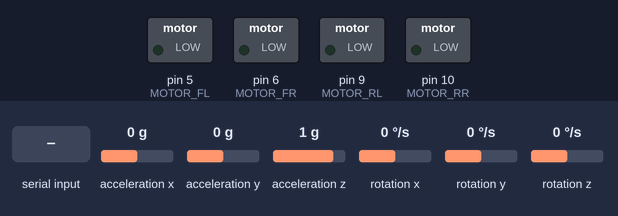
The sketch below on a simulated Arduino Uno, built with avr-gcc and run on an emulated ATmega328P. On the bench: switched loads named in the sketch (green lamp = pin HIGH). Wiring (inferred from the names in the program): MPU-6050 motion sensor at I2C address 0x68. Inputs (shaded band) come from the test bench; at power-on: acceleration x 0 g, acceleration y 0 g, acceleration z 1 g, rotation x 0 °/s, rotation y 0 °/s, rotation z 0 °/s. What the sketch prints to the serial monitor is not drawn.

Above: at 1.3 s.
1.4 s: acceleration x set to 0.8 g
4.4 s: "F" received over the second serial link
At 7.2 s:
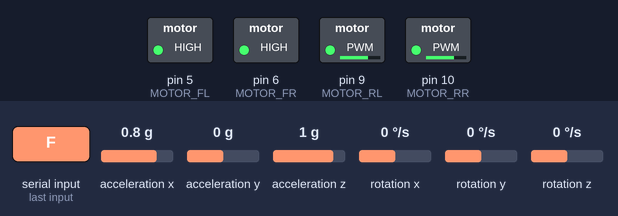
7.4 s: acceleration y set to -1.4 g
At 9.8 s:
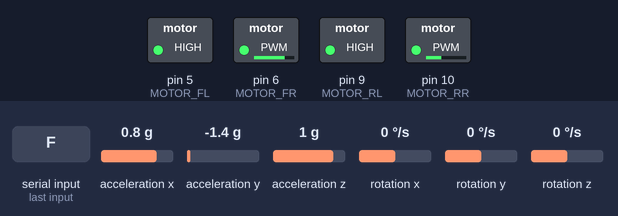
10.4 s: acceleration z set to 0.8 g
At 10.76 s:
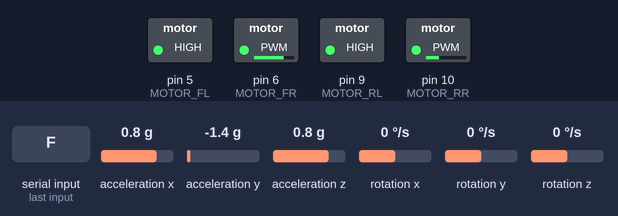
12.4 s: "R" received over the second serial link
At 12.9 s:
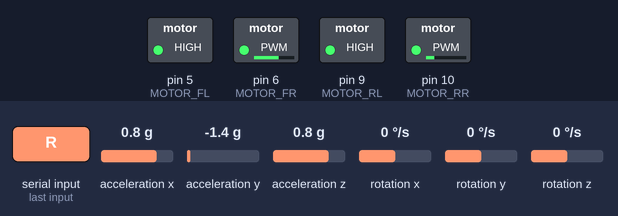
14.0 s: rotation x set to -192 °/s
At 15.8 s:
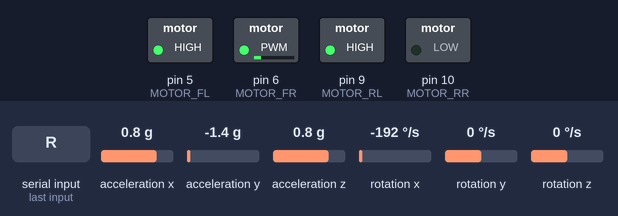
Timing chart, 0 to 17.3 s (numbered marks = the images above; inputs shaded):
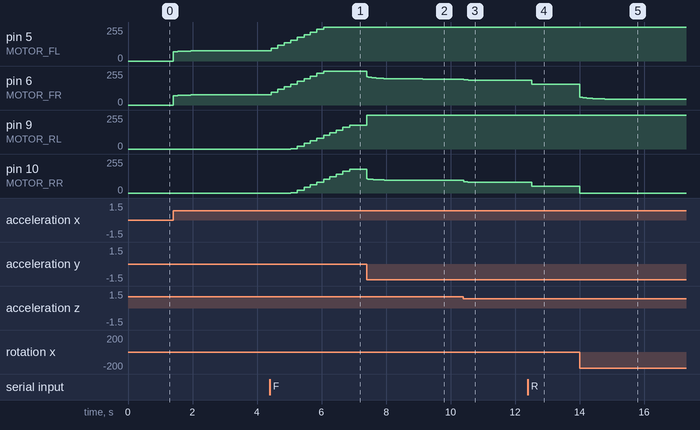

Measured:
- after the input at 4.4 s, pin 5 (MOTOR_FL), pin 6 (MOTOR_FR): moves from 77/255 to 255/255 over 1.6 s, starting at once; pin 9 (MOTOR_RL), pin 10 (MOTOR_RR): moves from 0/255 to 177/255 over 1.8 s, starting after 0.65 s
- after the input at 7.4 s, pin 6 (MOTOR_FR): moves from 255/255 to 195/255 over 1.7 s, starting at once; pin 9 (MOTOR_RL): 177/255 → 255/255 at once
- after the input at 10.4 s, pin 6 (MOTOR_FR): 195/255 → 188/255 at once, → 187/255 0.14 s later; pin 10 (MOTOR_RR): 96/255 → 83/255 at once, → 82/255 0.13 s later, → 81/255 0.45 s later
- after the input at 12.4 s, pin 6 (MOTOR_FR): 187/255 → 157/255 after 0.12 s; pin 10 (MOTOR_RR): 81/255 → 51/255 after 0.12 s
- after the input at 14.0 s, pin 6 (MOTOR_FR): moves from 157/255 to 44/255 over 1.3 s, starting at once; pin 10 (MOTOR_RR): 51/255 → 0/255 at once

The sketch:

flight_controller_bluetooth.ino
```cpp
#include <Wire.h>
#include <SoftwareSerial.h>

#define MPU6050_ADDR 0x68
#define PWR_MGMT_1   0x6B
#define ACCEL_CONFIG 0x1C
#define GYRO_CONFIG  0x1B
#define ACCEL_XOUT_H 0x3B

const int MOTOR_FL = 5;
const int MOTOR_FR = 6;
const int MOTOR_RL = 9;
const int MOTOR_RR = 10;

SoftwareSerial bt(2, 3);   // RX, TX

int16_t accX, accY, accZ;
int16_t gyroX, gyroY, gyroZ;

float accelRoll, accelPitch;
float gyroRoll, gyroPitch;
float roll = 0, pitch = 0;

float rollKp = 2.0,  rollKi = 0.0,  rollKd = 0.5;
float pitchKp = 2.0, pitchKi = 0.0, pitchKd = 0.5;

float rollError, pitchError;
float rollIntegral = 0, pitchIntegral = 0;
float previousRollError = 0, previousPitchError = 0;

// These two are now LIVE setpoints, driven by Bluetooth instead of fixed at 0
float targetRoll = 0;
float targetPitch = 0;

int throttle = 0;
const int throttleStep = 20;
const int maxLeanAngle = 15;      // max degrees of tilt allowed from L/R
const unsigned long updateInterval = 200;
unsigned long lastUpdate = 0;

char lastCmd = 'S';

unsigned long previousTime = 0;
float dt;

void setup() {
  Serial.begin(115200);
  bt.begin(9600);

  pinMode(MOTOR_FL, OUTPUT);
  pinMode(MOTOR_FR, OUTPUT);
  pinMode(MOTOR_RL, OUTPUT);
  pinMode(MOTOR_RR, OUTPUT);
  setMotors(0, 0, 0, 0);

  Wire.begin();
  writeMPU(MPU6050_ADDR, PWR_MGMT_1, 0x00);
  writeMPU(MPU6050_ADDR, ACCEL_CONFIG, 0x00);
  writeMPU(MPU6050_ADDR, GYRO_CONFIG, 0x00);
  delay(100);

  previousTime = micros();
  Serial.println("Bluetooth-controlled self-leveling quadcopter started");
}

void loop() {
  unsigned long currentTime = micros();
  dt = (currentTime - previousTime) / 1000000.0;
  previousTime = currentTime;

  readBluetooth();
  applyCommand();

  readMPU();
  calculateAngles(dt);

  float rollCorrection  = calculateRollPID(dt);
  float pitchCorrection = calculatePitchPID(dt);

  int motorFL = throttle + pitchCorrection + rollCorrection;
  int motorFR = throttle + pitchCorrection - rollCorrection;
  int motorRL = throttle - pitchCorrection + rollCorrection;
  int motorRR = throttle - pitchCorrection - rollCorrection;

  motorFL = constrain(motorFL, 0, 255);
  motorFR = constrain(motorFR, 0, 255);
  motorRL = constrain(motorRL, 0, 255);
  motorRR = constrain(motorRR, 0, 255);

  setMotors(motorFL, motorFR, motorRL, motorRR);

  Serial.print("Throttle: "); Serial.print(throttle);
  Serial.print("  Roll: "); Serial.print(roll);
  Serial.print("  Pitch: "); Serial.println(pitch);

  delay(2);
}

void readBluetooth() {
  if (bt.available()) {
    lastCmd = bt.read();
    Serial.println(lastCmd);
  }
}

// Bluetooth now only adjusts throttle and target lean angle instead of
// driving motors directly . The PID loop
// above still owns the motors.
void applyCommand() {
  if (millis() - lastUpdate < updateInterval) return;
  lastUpdate = millis();

  switch (lastCmd) {
    case 'F':
      throttle += throttleStep;
      if (throttle > 255) throttle = 255;
      targetRoll = 0;
      break;

    case 'B':
      throttle -= throttleStep;
      if (throttle < 0) throttle = 0;
      targetRoll = 0;
      break;

    case 'L':
      targetRoll = -maxLeanAngle;
      break;

    case 'R':
      targetRoll = maxLeanAngle;
      break;

    case 'S':
      targetRoll = 0;
      targetPitch = 0;
      break;
  }
}

void readMPU() {
  Wire.beginTransmission(MPU6050_ADDR);
  Wire.write(ACCEL_XOUT_H);
  Wire.endTransmission(false);
  Wire.requestFrom(MPU6050_ADDR, 14);

  accX = Wire.read() << 8 | Wire.read();
  accY = Wire.read() << 8 | Wire.read();
  accZ = Wire.read() << 8 | Wire.read();
  Wire.read(); Wire.read();
  gyroX = Wire.read() << 8 | Wire.read();
  gyroY = Wire.read() << 8 | Wire.read();
  gyroZ = Wire.read() << 8 | Wire.read();
}

void calculateAngles(float dt) {
  float ax = accX / 16384.0;
  float ay = accY / 16384.0;
  float az = accZ / 16384.0;

  accelRoll  = atan2(ay, az) * 180.0 / PI;
  accelPitch = atan2(-ax, sqrt(ay * ay + az * az)) * 180.0 / PI;

  float gx = gyroX / 131.0;
  float gy = gyroY / 131.0;

  gyroRoll  = roll  + gx * dt;
  gyroPitch = pitch + gy * dt;

  roll  = 0.98 * gyroRoll  + 0.02 * accelRoll;
  pitch = 0.98 * gyroPitch + 0.02 * accelPitch;
}

float calculateRollPID(float dt) {
  rollError = targetRoll - roll;
  rollIntegral += rollError * dt;
  rollIntegral = constrain(rollIntegral, -50, 50);
  float derivative = (rollError - previousRollError) / dt;
  previousRollError = rollError;
  return rollKp * rollError + rollKi * rollIntegral + rollKd * derivative;
}

float calculatePitchPID(float dt) {
  pitchError = targetPitch - pitch;
  pitchIntegral += pitchError * dt;
  pitchIntegral = constrain(pitchIntegral, -50, 50);
  float derivative = (pitchError - previousPitchError) / dt;
  previousPitchError = pitchError;
  return pitchKp * pitchError + pitchKi * pitchIntegral + pitchKd * derivative;
}

void setMotors(int fl, int fr, int rl, int rr) {
  analogWrite(MOTOR_FL, fl);
  analogWrite(MOTOR_FR, fr);
  analogWrite(MOTOR_RL, rl);
  analogWrite(MOTOR_RR, rr);
}

void writeMPU(byte address, byte reg, byte data) {
  Wire.beginTransmission(address);
  Wire.write(reg);
  Wire.write(data);
  Wire.endTransmission();
}
```
